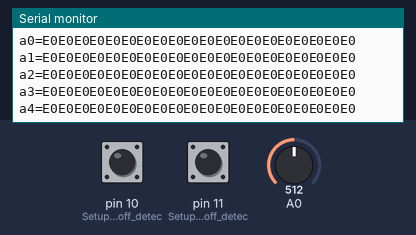
Simulated run of this sketch. Board: Arduino Uno, built with avr-gcc and run on an emulated ATmega328P. Parts: the last lines printed to the serial monitor. The inputs (shaded band) are chosen by the test bench; at power-on: pin 10 (Setup_for_leads_off_detec) LOW, A0 = 512, pin 11 (Setup_for_leads_off_detec) LOW.

Above: at 4.2 s.
4.3 s: pin 10 (Setup_for_leads_off_detec) pulled HIGH for 3.2 s
At 8.2 s:
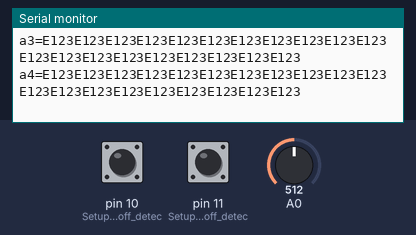
9.0 s: A0 set to 900
At 15.2 s:
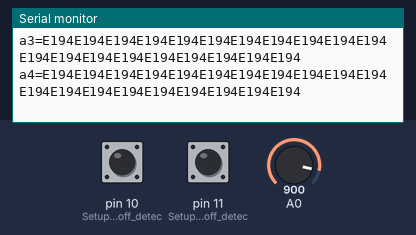
Timing chart, 0 to 16.5 s (numbered marks = the images above; inputs shaded):
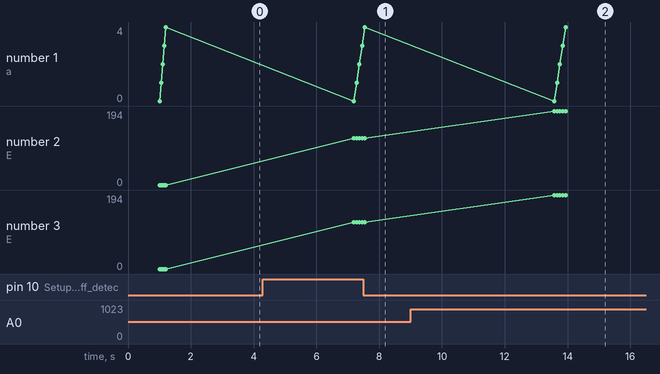

The sketch:

Final.ino
```cpp
#include "SoftwareSerial.h"
const int num = 100;
const int numtoint = 20;
String data[num / numtoint] ;
byte ECG_PULSE[num] = {0};

String ssid = "shirazunifi";
String password = "shirazunifi#1395";

String server = "appgozar.com"; // www.example.com
String uri = "/a.php";// our example is /esppost.php


SoftwareSerial esp(7, 6); // RX, TX

void setup() {
  // initialize the serial communication:
  Serial.begin(9600);
  esp.begin(115200);
 // reset();
 // connectWifi();
  pinMode(10, INPUT); // Setup for leads off detection LO +
  pinMode(11, INPUT); // Setup for leads off detection LO -

}

void loop() {

  Sampling();
  Quantizing();
/*
  for (int k = 0; k < num / numtoint; k++)
  {
    httppost (data[k]);
    delay(200);
  }
*/
  delay(5000);
}

////////////////////////////////////////////////////////////////////
/////////////////////////////Reseting///////////////////////////////
////////////////////////////////////////////////////////////////////
void reset() {

  esp.println("AT+RST");
  delay(1000);
  Serial.println("Module Reset");
}
//////////////////////////////////////////////////////////////////////////
///////////////////////Connecting/////////////////////////////////////////
//////////////////////////////////////////////////////////////////////////
void connectWifi() {
  String cmd = "AT+CWJAP=\"" + ssid + "\",\"" + password + "\"";
  esp.println(cmd);
  delay(4000);
  Serial.println("wifi connected");
}
///////////////////////////////////////////////////////////////////////////
////////////////////////////////Posting////////////////////////////////////
///////////////////////////////////////////////////////////////////////////
void httppost (String Data) {
  esp.println("AT+CIPSTART=\"TCP\",\"" + server + "\",80");//start a TCP connection.
  delay(100);
  String postRequest =
    "POST " + uri + " HTTP/1.0\r\n" +
    "Host: " + server + "\r\n" +
    "Accept: *" + "/" + "*\r\n" +
    "Content-Length: " + Data.length() + "\r\n" +
    "Content-Type: application/x-www-form-urlencoded\r\n" +
    "\r\n" + Data;
  String sendCmd = "AT+CIPSEND=";//determine the number of caracters to be sent.
  esp.print(sendCmd);
  esp.println(postRequest.length() );
  delay(500);
  Serial.println("Sending..");
  esp.print(postRequest);
  Serial.println(postRequest);
  Serial.println("Packet sent");
  delay(1500);
  // close the connection
  esp.println("AT+CIPCLOSE");
}
/////////////////////////////////////////////////////////////////////////////////
/////////////////////////////////Sampling////////////////////////////////////////
/////////////////////////////////////////////////////////////////////////////////
void Sampling() {
  for (int i = 0; i < num; i++) {
    if ((digitalRead(10) == 1) || (digitalRead(11) == 1)) {
      ///Serial.println(255);
      ECG_PULSE[i] = 123;
    }
    else {
      //Serial.println(analogRead(A0)/2);
      ECG_PULSE[i] = analogRead(A0) / 2;
    }
    delay(10);
  }
}
/////////////////////////////////////////////////////////////////////////////////
///////////////////////////////////Quantize//////////////////////////////////////
/////////////////////////////////////////////////////////////////////////////////
void Quantizing() {
  // String data[(num/numtoint)];
  for (int j = 0; j < (num / numtoint) ; j++) {
    data[j] = "a"+String(j)+"=";
    for (int i = 0; i < numtoint; i++) {
      data[j] = data[j] + "E" + String(ECG_PULSE[i + (j * (num / numtoint))]);
    }
    Serial.println(data[j]);
  }
}
```

Measured:
- after the input at 4.3 s, the serial monitor: prints a new line after 2.9 s (image 1)
- after the input at 9.0 s, the serial monitor: prints a new line after 4.6 s (image 2)
- plotted number 2: 0 → 123 after the input at 4.3 s, 123 → 194 after the input at 9.0 s
- plotted number 3: 0 → 123 after the input at 4.3 s, 123 → 194 after the input at 9.0 s
